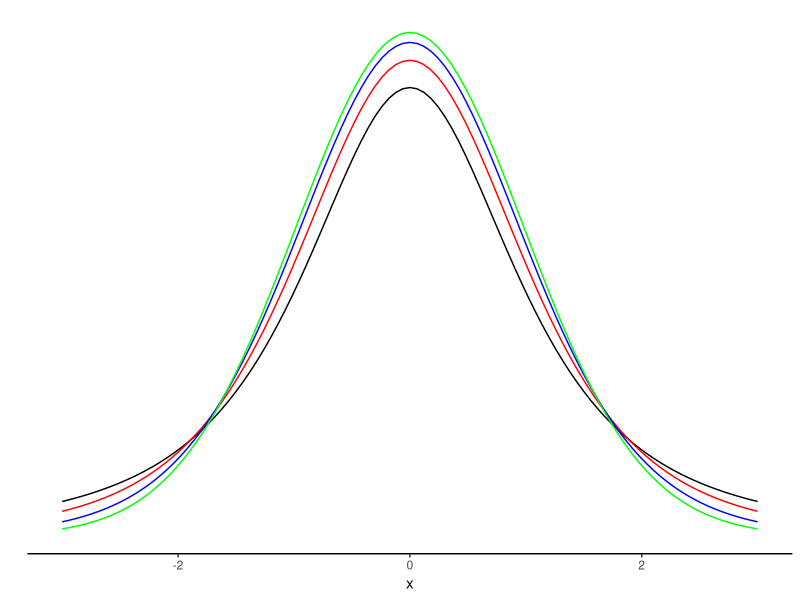

Generate this figure with R: (Note: this script raises an error after producing the figure.)

# Normal plot -------------------------------------------------------------

# Packages
library(ggplot2)

# Plot (mean=0, sd=1)
q_data <- data.frame(
  x = c(-3, 3),
  df = rep(c(1, 5, 15, 30), each = 2)
)

t_plot <- ggplot(data = data.frame(x = c(-3,3)), aes(x)) +
  stat_function(fun = dt, n = 101, args = list(df = 2)) + 
  stat_function(fun = dt, n = 101, args = list(df = 4), color = "red") + 
  stat_function(fun = dt, n = 101, args = list(df = 10), color = "blue") +
  stat_function(fun = dt, n = 101, args = list(df = 50), color = "green") +
  ylab("") +
  scale_y_continuous(breaks = NULL) +
  theme_classic()

# Save plot
ggsave(filename = "graphs/t_plot.jpg", plot = normal_plot)